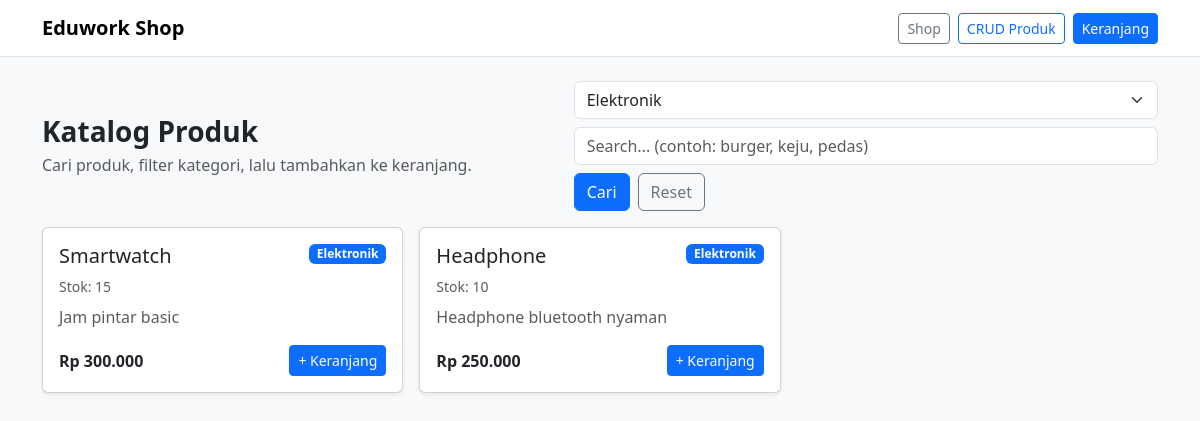
The page /shop/index.php?category=Elektronik on the database its author committed.
### tables this page shows
CREATE TABLE `products` (
  `id` int(11) NOT NULL,
  `nama_produk` varchar(100) NOT NULL,
  `harga` int(11) NOT NULL,
  `deskripsi` text DEFAULT NULL,
  `stok` int(11) NOT NULL,
  `kategori` varchar(50) NOT NULL DEFAULT 'Umum',
  `gambar` varchar(255) DEFAULT NULL
);

### repositories/product_repo.php (called while the page is built, shortened)
<?php
function product_categories(mysqli $conn): array
{
    $categories = [];
    $res = $conn->query("SELECT DISTINCT kategori FROM products ORDER BY kategori");
    if ($res) {
        while ($row = $res->fetch_assoc()) {
            $categories[] = $row["kategori"];
        }
    }
    return $categories;
}
function product_all(mysqli $conn, string $category = "all", string $search = ""): mysqli_result
{
    $category = trim($category);
    $search = trim($search);
    $baseSql = "SELECT id, nama_produk, harga, deskripsi, stok, kategori, gambar
                FROM products";
    $orderSql = " ORDER BY id DESC";
    $where = [];
    $types = "";
    $params = [];
    if ($category !== "all") {
        $where[] = "kategori = ?";
        $types .= "s";
        $params[] = $category;
    }
    $sql = $baseSql . " WHERE " . implode(" AND ", $where) . $orderSql;
    $stmt = $conn->prepare($sql);
    $stmt->bind_param($types, ...$params);
    $stmt->execute();
    return $stmt->get_result();
}

### helpers/helpers.php (called while the page is built, shortened)
<?php
function h($str)
{
    return htmlspecialchars($str ?? "", ENT_QUOTES, "UTF-8");
}
function rupiah($angka)
{
    return "Rp " . number_format((int)$angka, 0, ",", ".");
}

### shop/index.php (the view, shortened to what this page needs)
<?php
require_once __DIR__ . "/../layouts/header.php";
require_once __DIR__ . "/../repositories/product_repo.php";
$selectedCategory = $_GET["category"] ?? "all";
$search = $_GET["q"] ?? "";
$categories = product_categories($conn);
$result = product_all($conn, $selectedCategory, $search);
?>
<div class="d-flex flex-column flex-md-row justify-content-between align-items-md-center gap-2 mb-3">
    <div>
        <h1 class="h3 fw-bold mb-1">Katalog Produk</h1>
        <div class="text-muted">Cari produk, filter kategori, lalu tambahkan ke keranjang.</div>
    </div>
    <form method="GET" class="d-flex gap-2 flex-wrap">
        <select name="category" class="form-select" style="min-width: 180px;" onchange="this.form.submit()">
            <?php foreach ($categories as $cat): ?>
                <option value="<?= h($cat) ?>" <?= ($selectedCategory === $cat) ? "selected" : "" ?>>
                    <?= h($cat) ?>
                </option>
            <?php endforeach; ?>
        </select>
        <input
            type="text"
            name="q"
            value="<?= h($search) ?>"
            class="form-control"
            style="min-width: 220px;"
            placeholder="Search... (contoh: burger, keju, pedas)"
        >
        <button class="btn btn-primary" type="submit">Cari</button>
        <a class="btn btn-outline-secondary" href="index.php">Reset</a>
    </form>
</div>
<?php if (!$result || $result->num_rows === 0): ?>
    <div class="alert alert-warning mb-0">Produk tidak ditemukan.</div>
<?php else: ?>
    <div class="row g-3">
        <?php while ($p = $result->fetch_assoc()): ?>
            <div class="col-12 col-sm-6 col-lg-4">
                <div class="card h-100 shadow-sm">
                    <div class="card-body d-flex flex-column">
                        <div class="d-flex justify-content-between align-items-start gap-2 mb-2">
                            <h5 class="card-title mb-0"><?= h($p["nama_produk"]) ?></h5>
                            <span class="badge text-bg-primary"><?= h($p["kategori"] ?? "Umum") ?></span>
                        </div>
                        <div class="text-muted small mb-2">Stok: <?= (int)$p["stok"] ?></div>
                        <p class="card-text text-muted mb-3"><?= h($p["deskripsi"]) ?></p>
                        <div class="mt-auto d-flex justify-content-between align-items-center">
                            <strong><?= rupiah($p["harga"]) ?></strong>
                            <form action="../cart/add.php" method="POST" class="m-0">
                                <button
                                    type="submit"
                                    class="btn btn-primary btn-sm"
                                    <?= ((int)$p["stok"] <= 0) ? "disabled" : "" ?>
                                >
                                    + Keranjang
                                </button>
                            </form>
                        </div>
                    </div>
                </div>
            </div>
        <?php endwhile; ?>
    </div>
<?php endif; ?>
<?php require_once __DIR__ . "/../layouts/footer.php"; ?>

### rows shown on the page
products: nama_produk "Smartwatch", kategori "Elektronik", stok "15", deskripsi "Jam pintar basic", harga "Rp 300.000"
products: nama_produk "Headphone", kategori "Elektronik", stok "10", deskripsi "Headphone bluetooth nyaman", harga "Rp 250.000"

### other values the page prints
form field category "Elektronik"
